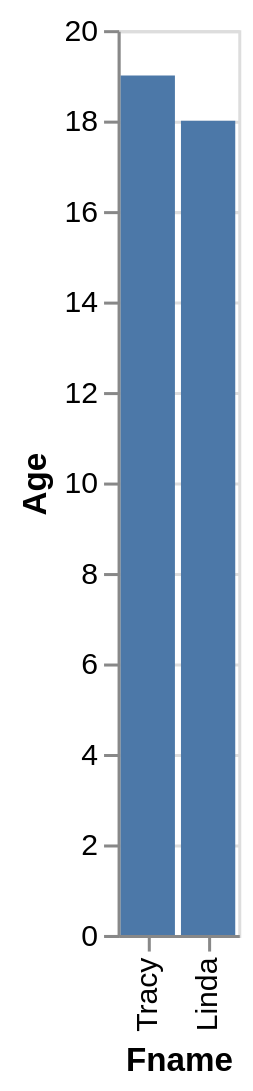

Write the Vega-Lite specification saved for this chart.
### Vega-Lite specification from a JSON file in a GitHub repository (floating-point values rounded to 4 significant figures)
{"data": {"values": [{"x_data": "Tracy", "y_data": 19}, {"x_data": "Linda", "y_data": 18}]}, "mark": "bar", "encoding": {"x": {"field": "x_data", "type": "nominal", "title": "Fname", "sort": {"op": "sum", "field": "y_data", "order": "descending"}}, "y": {"field": "y_data", "type": "quantitative", "title": "Age"}}}
